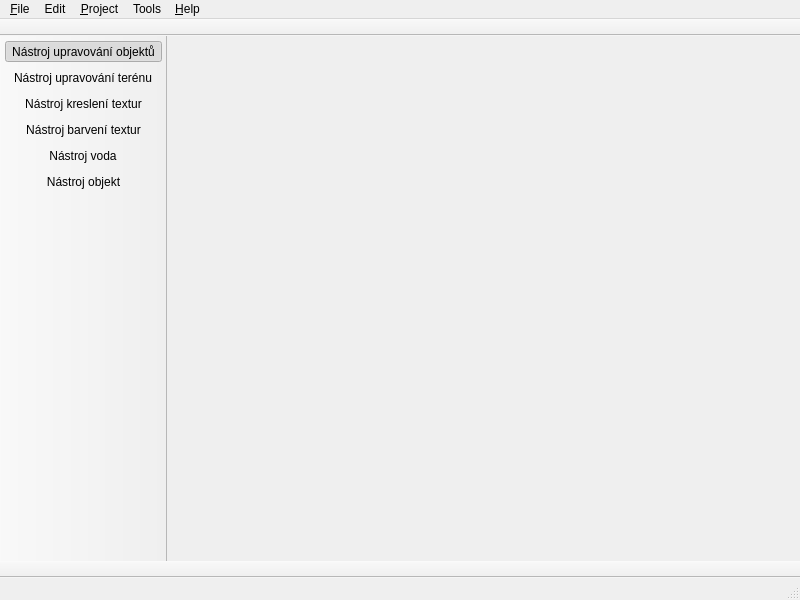
<?xml version="1.0" encoding="UTF-8"?>
<ui version="4.0">
 <class>MainWindow</class>
 <widget class="QMainWindow" name="MainWindow">
  <property name="geometry">
   <rect>
    <x>0</x>
    <y>0</y>
    <width>800</width>
    <height>600</height>
   </rect>
  </property>
  <property name="windowTitle">
   <string>QEditor</string>
  </property>
  <property name="windowIcon">
   <iconset resource="../qeditor.qrc">
    <normaloff>:/app_icon</normaloff>:/app_icon</iconset>
  </property>
  <property name="dockNestingEnabled">
   <bool>true</bool>
  </property>
  <widget class="QWidget" name="centralwidget"/>
  <widget class="QToolBar" name="toolbar3">
   <property name="enabled">
    <bool>true</bool>
   </property>
   <property name="minimumSize">
    <size>
     <width>0</width>
     <height>0</height>
    </size>
   </property>
   <property name="movable">
    <bool>false</bool>
   </property>
   <attribute name="toolBarArea">
    <enum>TopToolBarArea</enum>
   </attribute>
   <attribute name="toolBarBreak">
    <bool>false</bool>
   </attribute>
  </widget>
  <widget class="QToolBar" name="toolbar2">
   <property name="movable">
    <bool>false</bool>
   </property>
   <property name="iconSize">
    <size>
     <width>32</width>
     <height>32</height>
    </size>
   </property>
   <attribute name="toolBarArea">
    <enum>BottomToolBarArea</enum>
   </attribute>
   <attribute name="toolBarBreak">
    <bool>false</bool>
   </attribute>
  </widget>
  <widget class="QToolBar" name="toolbar">
   <property name="styleSheet">
    <string notr="true">QToolBar {padding:5px;spacing:5px}</string>
   </property>
   <property name="movable">
    <bool>false</bool>
   </property>
   <property name="iconSize">
    <size>
     <width>32</width>
     <height>32</height>
    </size>
   </property>
   <attribute name="toolBarArea">
    <enum>LeftToolBarArea</enum>
   </attribute>
   <attribute name="toolBarBreak">
    <bool>false</bool>
   </attribute>
   <addaction name="action_mapview_m0"/>
   <addaction name="action_mapview_m1"/>
   <addaction name="action_mapview_m2"/>
   <addaction name="action_mapview_m3"/>
   <addaction name="action_mapview_m4"/>
   <addaction name="action_mapview_m5"/>
  </widget>
  <widget class="QMenuBar" name="menubar">
   <property name="geometry">
    <rect>
     <x>0</x>
     <y>0</y>
     <width>800</width>
     <height>21</height>
    </rect>
   </property>
   <widget class="QMenu" name="menu_File">
    <property name="title">
     <string>&amp;File</string>
    </property>
    <addaction name="action_New"/>
    <addaction name="action_Load"/>
    <addaction name="separator"/>
    <addaction name="action_Save"/>
    <addaction name="action_Close_Project"/>
    <addaction name="separator"/>
    <addaction name="action_Backup_Maps"/>
    <addaction name="separator"/>
    <addaction name="action_Exit"/>
   </widget>
   <widget class="QMenu" name="menu_Tools">
    <property name="title">
     <string>Tools</string>
    </property>
    <widget class="QMenu" name="menu_Speed_Multiplier">
     <property name="title">
      <string>&amp;Speed Multiplier</string>
     </property>
     <addaction name="action_Speed_0"/>
     <addaction name="action_Speed_1"/>
     <addaction name="action_Speed_3"/>
     <addaction name="action_Speed_5"/>
     <addaction name="action_Speed_7"/>
     <addaction name="action_Speed_10"/>
     <addaction name="separator"/>
     <addaction name="action_Speed_0_1"/>
     <addaction name="action_Speed_0_2"/>
    </widget>
    <widget class="QMenu" name="menu_Display_Mode">
     <property name="title">
      <string>&amp;Display Mode</string>
     </property>
     <addaction name="action_Default"/>
     <addaction name="action_Terrain_Wireframe"/>
     <addaction name="action_Wireframe"/>
     <addaction name="action_BaseLayer"/>
     <addaction name="action_Base_Layer1"/>
     <addaction name="action_Base_Layer1_Layer2"/>
     <addaction name="action_Wireframe_Height"/>
     <addaction name="action_Colored"/>
     <addaction name="action_Light_and_Shadow"/>
     <addaction name="action_Hidden"/>
    </widget>
    <addaction name="menu_Speed_Multiplier"/>
    <addaction name="menu_Display_Mode"/>
    <addaction name="separator"/>
    <addaction name="action_Show_Chunk_lines"/>
    <addaction name="separator"/>
    <addaction name="action_Texture_Picker"/>
    <addaction name="action_Settings"/>
    <addaction name="action_Teleport"/>
    <addaction name="separator"/>
    <addaction name="action_Screenshot"/>
    <addaction name="action_Fullscreen"/>
    <addaction name="action_Reset_camera"/>
    <addaction name="separator"/>
    <addaction name="action_Test"/>
   </widget>
   <widget class="QMenu" name="menu_Edit">
    <property name="title">
     <string>Edit</string>
    </property>
    <addaction name="action_Undo"/>
    <addaction name="action_Redo"/>
   </widget>
   <widget class="QMenu" name="menu_Help">
    <property name="title">
     <string>&amp;Help</string>
    </property>
    <addaction name="action_About"/>
   </widget>
   <widget class="QMenu" name="menu_Project">
    <property name="enabled">
     <bool>true</bool>
    </property>
    <property name="acceptDrops">
     <bool>true</bool>
    </property>
    <property name="styleSheet">
     <string notr="true"/>
    </property>
    <property name="tearOffEnabled">
     <bool>false</bool>
    </property>
    <property name="title">
     <string>&amp;Project</string>
    </property>
    <addaction name="action_Project_Settings"/>
    <addaction name="action_Project_Maps"/>
   </widget>
   <addaction name="menu_File"/>
   <addaction name="menu_Edit"/>
   <addaction name="menu_Project"/>
   <addaction name="menu_Tools"/>
   <addaction name="menu_Help"/>
  </widget>
  <widget class="QStatusBar" name="statusbar"/>
  <action name="action_Exit">
   <property name="text">
    <string>&amp;Exit</string>
   </property>
  </action>
  <action name="action_mapview_m0">
   <property name="checkable">
    <bool>true</bool>
   </property>
   <property name="checked">
    <bool>true</bool>
   </property>
   <property name="icon">
    <iconset resource="../qeditor.qrc">
     <normaloff>:/arrow</normaloff>:/arrow</iconset>
   </property>
   <property name="text">
    <string>Nástroj upravování objektů</string>
   </property>
  </action>
  <action name="action_Speed_0">
   <property name="text">
    <string>Speed &amp;0</string>
   </property>
  </action>
  <action name="action_Speed_1">
   <property name="text">
    <string>Speed &amp;1</string>
   </property>
  </action>
  <action name="action_Speed_3">
   <property name="text">
    <string>Speed &amp;3</string>
   </property>
  </action>
  <action name="action_Speed_5">
   <property name="text">
    <string>Speed &amp;5</string>
   </property>
  </action>
  <action name="action_Speed_7">
   <property name="text">
    <string>Speed &amp;7</string>
   </property>
  </action>
  <action name="action_Speed_10">
   <property name="text">
    <string>Speed &amp;10</string>
   </property>
  </action>
  <action name="action_Speed_0_1">
   <property name="text">
    <string>Speed +0.1</string>
   </property>
   <property name="shortcut">
    <string>+</string>
   </property>
  </action>
  <action name="action_Speed_0_2">
   <property name="text">
    <string>Speed -0.1</string>
   </property>
   <property name="shortcut">
    <string>-</string>
   </property>
  </action>
  <action name="action_mapview_m1">
   <property name="checkable">
    <bool>true</bool>
   </property>
   <property name="icon">
    <iconset resource="../qeditor.qrc">
     <normaloff>:/terrain</normaloff>:/terrain</iconset>
   </property>
   <property name="text">
    <string>Nástroj upravování terénu</string>
   </property>
  </action>
  <action name="action_Test">
   <property name="text">
    <string>&amp;Test</string>
   </property>
  </action>
  <action name="action_Default">
   <property name="checkable">
    <bool>true</bool>
   </property>
   <property name="checked">
    <bool>true</bool>
   </property>
   <property name="text">
    <string>&amp;Default</string>
   </property>
   <property name="shortcut">
    <string>F1</string>
   </property>
  </action>
  <action name="action_Terrain_Wireframe">
   <property name="checkable">
    <bool>true</bool>
   </property>
   <property name="text">
    <string>&amp;Terrain + Wireframe</string>
   </property>
   <property name="shortcut">
    <string>F2</string>
   </property>
  </action>
  <action name="action_Wireframe">
   <property name="checkable">
    <bool>true</bool>
   </property>
   <property name="text">
    <string>&amp;Wireframe</string>
   </property>
   <property name="shortcut">
    <string>F3</string>
   </property>
  </action>
  <action name="action_BaseLayer">
   <property name="checkable">
    <bool>true</bool>
   </property>
   <property name="text">
    <string>&amp;Base Layer</string>
   </property>
   <property name="shortcut">
    <string>F4</string>
   </property>
  </action>
  <action name="action_Base_Layer1">
   <property name="checkable">
    <bool>true</bool>
   </property>
   <property name="text">
    <string>Base + Layer 1</string>
   </property>
   <property name="shortcut">
    <string>F5</string>
   </property>
  </action>
  <action name="action_Base_Layer1_Layer2">
   <property name="checkable">
    <bool>true</bool>
   </property>
   <property name="text">
    <string>Base + Layer 2 + Layer 3</string>
   </property>
   <property name="shortcut">
    <string>F6</string>
   </property>
  </action>
  <action name="action_Wireframe_Height">
   <property name="checkable">
    <bool>true</bool>
   </property>
   <property name="text">
    <string>Wireframe + &amp;Height</string>
   </property>
   <property name="shortcut">
    <string>F7</string>
   </property>
  </action>
  <action name="action_Colored">
   <property name="checkable">
    <bool>true</bool>
   </property>
   <property name="text">
    <string>&amp;Colored</string>
   </property>
   <property name="shortcut">
    <string>F8</string>
   </property>
  </action>
  <action name="action_Light_and_Shadow">
   <property name="checkable">
    <bool>true</bool>
   </property>
   <property name="text">
    <string>&amp;Light and Shadow</string>
   </property>
   <property name="shortcut">
    <string>F9</string>
   </property>
  </action>
  <action name="action_Hidden">
   <property name="checkable">
    <bool>true</bool>
   </property>
   <property name="text">
    <string>H&amp;idden</string>
   </property>
   <property name="shortcut">
    <string>F10</string>
   </property>
  </action>
  <action name="action_Teleport">
   <property name="text">
    <string>Teleport</string>
   </property>
  </action>
  <action name="action_Reset_camera">
   <property name="text">
    <string>&amp;Reset camera</string>
   </property>
   <property name="shortcut">
    <string>R</string>
   </property>
  </action>
  <action name="action_Save">
   <property name="text">
    <string>&amp;Save</string>
   </property>
  </action>
  <action name="action_New">
   <property name="text">
    <string>&amp;New</string>
   </property>
  </action>
  <action name="action_Load">
   <property name="text">
    <string>&amp;Load</string>
   </property>
  </action>
  <action name="action_mapview_m2">
   <property name="checkable">
    <bool>true</bool>
   </property>
   <property name="icon">
    <iconset resource="../qeditor.qrc">
     <normaloff>:/brush_icon</normaloff>:/brush_icon</iconset>
   </property>
   <property name="text">
    <string>Nástroj kreslení textur</string>
   </property>
   <property name="toolTip">
    <string>Paint</string>
   </property>
  </action>
  <action name="action_Undo">
   <property name="text">
    <string>&amp;Undo</string>
   </property>
  </action>
  <action name="action_Redo">
   <property name="text">
    <string>&amp;Redo</string>
   </property>
  </action>
  <action name="action_Settings">
   <property name="text">
    <string>&amp;Settings</string>
   </property>
  </action>
  <action name="action_About">
   <property name="text">
    <string>&amp;About</string>
   </property>
  </action>
  <action name="action_Texture_Picker">
   <property name="text">
    <string>Texture &amp;Picker</string>
   </property>
  </action>
  <action name="action_Backup_Maps">
   <property name="text">
    <string>&amp;Backup Maps</string>
   </property>
  </action>
  <action name="action_Close_Project">
   <property name="text">
    <string>&amp;Close Project</string>
   </property>
  </action>
  <action name="action_Project_Settings">
   <property name="enabled">
    <bool>true</bool>
   </property>
   <property name="text">
    <string>&amp;Settings</string>
   </property>
   <property name="visible">
    <bool>true</bool>
   </property>
  </action>
  <action name="action_Project_Maps">
   <property name="text">
    <string>Maps</string>
   </property>
  </action>
  <action name="action_Show_Chunk_lines">
   <property name="checkable">
    <bool>true</bool>
   </property>
   <property name="text">
    <string>&amp;Show &amp;Chunk lines</string>
   </property>
  </action>
  <action name="action_mapview_m3">
   <property name="checkable">
    <bool>true</bool>
   </property>
   <property name="icon">
    <iconset resource="../qeditor.qrc">
     <normaloff>:/vertexshading_icon</normaloff>:/vertexshading_icon</iconset>
   </property>
   <property name="text">
    <string>Nástroj barvení textur</string>
   </property>
   <property name="toolTip">
    <string>Vertex Shading</string>
   </property>
  </action>
  <action name="action_Screenshot">
   <property name="text">
    <string>&amp;Screenshot</string>
   </property>
   <property name="shortcut">
    <string>Ctrl+P</string>
   </property>
   <property name="autoRepeat">
    <bool>false</bool>
   </property>
  </action>
  <action name="action_Fullscreen">
   <property name="checkable">
    <bool>true</bool>
   </property>
   <property name="text">
    <string>&amp;Fullscreen</string>
   </property>
  </action>
  <action name="action_mapview_m4">
   <property name="checkable">
    <bool>true</bool>
   </property>
   <property name="icon">
    <iconset resource="../qeditor.qrc">
     <normaloff>:/water_icon</normaloff>:/water_icon</iconset>
   </property>
   <property name="text">
    <string>Nástroj voda</string>
   </property>
   <property name="toolTip">
    <string>Water</string>
   </property>
  </action>
  <action name="action_mapview_m5">
   <property name="checkable">
    <bool>true</bool>
   </property>
   <property name="icon">
    <iconset resource="../qeditor.qrc">
     <normaloff>:/object_icon</normaloff>:/object_icon</iconset>
   </property>
   <property name="text">
    <string>Nástroj objekt</string>
   </property>
   <property name="toolTip">
    <string>Object</string>
   </property>
  </action>
 </widget>
 <resources>
  <include location="../qeditor.qrc"/>
 </resources>
 <connections/>
</ui>
